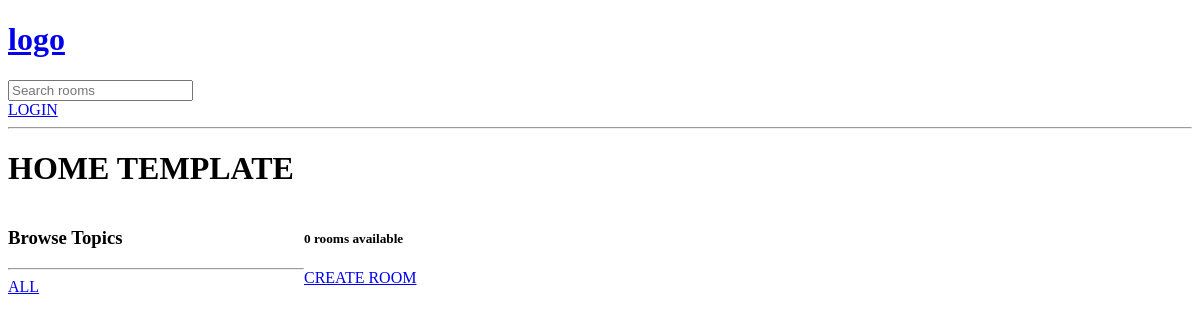
Page /?q=P on the earlier database version.
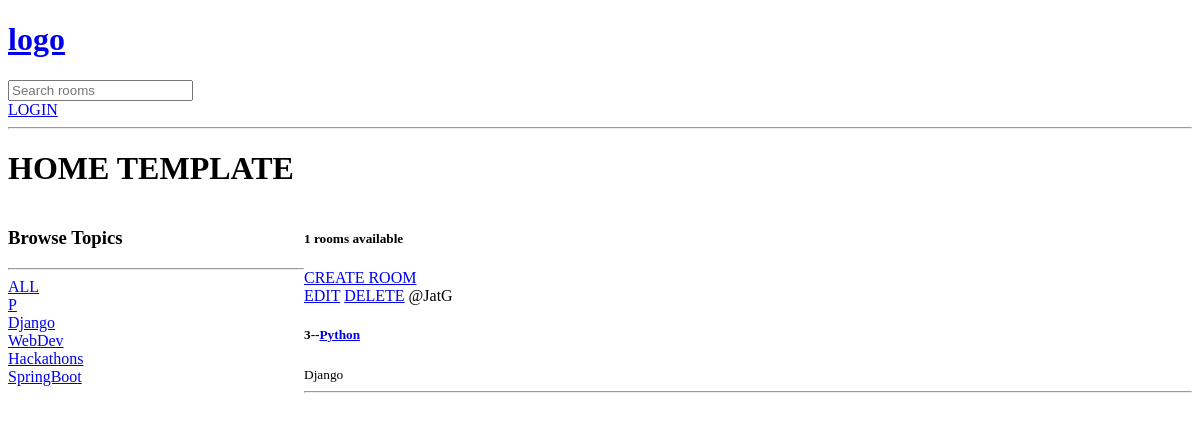
Same page on the later database version.
### base/models.py (models this page shows, shortened)
class Topic(models.Model):
    name = models.CharField(max_length=200)

class Room(models.Model):
    host =  models.ForeignKey(User, on_delete=models.SET_NULL, null=True)
    topic = models.ForeignKey(Topic, on_delete=models.SET_NULL, null=True)
    name = models.CharField(max_length=200)
    description = models.TextField(null=True, blank=True)  #2nd blan = True is for save mehtod, frist was for database null=True wla
    updated = models.DateTimeField(auto_now=True)
    created = models.DateTimeField(auto_now_add=True, editable=False)   #inital time stamp hi store rhegi
    class Meta:
        ordering = ['-updated', '-created']  # newest room will be last

### base/views.py (the view)
# urls.py: path('', views.home, name="home"),
def home(request):
    q = request.GET.get('q') if request.GET.get('q')!=None else ''
    rooms = Room.objects.filter(
        Q(topic__name__contains=q) |
        Q(name__icontains=q) |
        Q(description__icontains=q))  #this will make it responsive to every search
    topics = Topic.objects.all()
    room_count = rooms.count()  #works faster thsn len in python
    context = {'rooms':rooms, 'topics': topics, 'room_count':room_count}  # isko link kiya home.html se sidebar case
    return render(request, 'base/home.html', context)  #2nd rooms means what value we pass

### base/templates/base/home.html (shortened to what this page needs)
{% extends 'main.html' %}
    {% block content %}
    <h1>HOME TEMPLATE</h1>
<div class="home-container">
    <div>
        <h3>Browse Topics</h3>
        <hr>
        <div>
            <a href="{% url 'home' %}">ALL</a>
        </div>
        {% for topic in topics %}
            <div>
            <a href="{% url 'home' %}?q={{topic.name}}">{{topic.name}}</a>
            </div>
        {% endfor %}
    </div>
    <div>
        <h5>{{room_count}} rooms available</h5>
        <a href="{% url 'create-room' %}">CREATE ROOM</a>
        <div>
            {% for room in rooms %}
            <div>
                <a href="{% url 'update-room' room.id  %}">EDIT</a>
                <a href="{% url 'delete-room' room.id  %}">DELETE</a>
                <span>@{{room.host.username}}</span>
                <h5>{{room.id}}--<a href="{% url 'room' room.id %}">{{room.name}}</h5></a>
                <small>{{room.topic.name}}</small>
                <hr>
            </div>
            {% endfor %}
        </div>
    </div>
</div>
{% endblock content %}

Differences in the rows shown:
added Topic: name "P"
added Topic: name "Django"
added Topic: name "WebDev"
added Topic: name "Hackathons"
added Topic: name "SpringBoot"
added Room: host.username "JatG", id "3", name "Python", topic.name "Django"
Other differences:
{{ room_count }}: "0" → "1"
